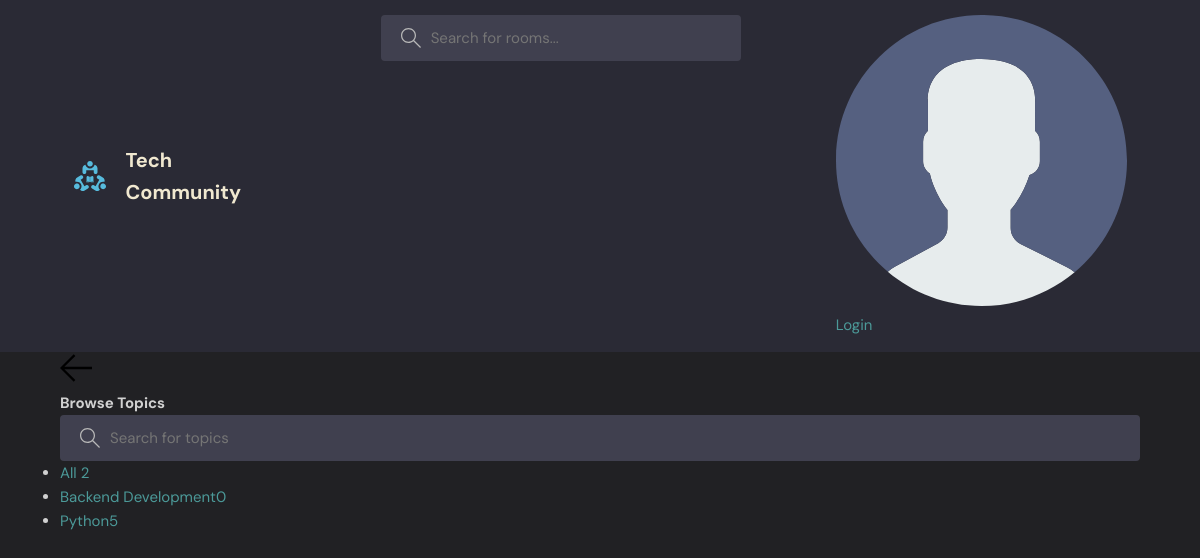
Page /topics/ on the committed database.
### base/models.py (models this page shows, shortened)
class Topic(models.Model):
    name = models.CharField(max_length=200)

### base/views.py (the view)
# urls.py: path('topics/', views.topicsPage, name='topics'),
def topicsPage(request):
    q = request.GET.get('q') if request.GET.get('q') != None else ''
    topics = Topic.objects.filter(name__icontains=q)
    context = {'topics':topics}
    return render(request, 'topics.html', context  )

### template/topics.html (shortened to what this page needs)
{% extends 'main.html'  %}
 {% block content %}
    <main class="create-room layout">
      <div class="container">
        <div class="layout__box">
          <div class="layout__boxHeader">
            <div class="layout__boxTitle">
              <a href="{% url 'home'  %}">
                <svg version="1.1" xmlns="http://www.w3.org/2000/svg" width="32" height="32" viewBox="0 0 32 32">
                  <title>arrow-left</title>
                  <path
                    d="M13.723 2.286l-13.723 13.714 13.719 13.714 1.616-1.611-10.96-10.96h27.625v-2.286h-27.625l10.965-10.965-1.616-1.607z"
                  ></path>
                </svg>
              </a>
              <h3>Browse Topics</h3>
            </div>
          </div>
          <div class="topics-page layout__body">
            <form action="" method="GET" class="header__search">
              <label>
                <input name="q" placeholder="Search for topics" />
              </label>
            </form>
            <ul class="topics__list">
              <li>
                <a href="{% url 'topics' %}" class="active">All <span>{{topics.count}}</span></a>
              </li>
              {% for topic in topics  %}
              <li>
              <a href="{% url 'home' %}?q={{topic.name}}">{{ topic.name }}<span>{{topic.room_set.all.count}}</span></a>
              </li>
              {% endfor %}
            </ul>
          </div>
        </div>
      </div>
    </main>
  {% endblock %}

### static/styles/style.css (style rules this page uses)
:root { --color-main: #4C9A99; --color-main-light: #A0D1CF; --color-dark: #2A2A35; --color-dark-medium: #40404F; --color-dark-light: #5C5C72; --color-light: #F0E8D0; --color-gray: #B8B8B8; --color-light-gray: #D1D1D1; --color-bg: #212124; --color-success: #73B7A1; --color-error: #FF6B6B; }
* { font-family: "DM Sans", -apple-system, BlinkMacSystemFont, "Segoe UI", Roboto, Oxygen, Ubuntu, Cantarell, "Open Sans", "Helvetica Neue", sans-serif; margin: 0; padding: 0; box-sizing: border-box; text-rendering: optimizeLegibility; font-size: inherit; }
html { font-size: 56.25%; }
@media only screen and (min-width: 1200px) { html { font-size: 62.5%; } }
body { line-height: 1.6; font-weight: 400; font-size: 1.5rem; color: var(--color-light-gray); background-color: var(--color-bg); min-height: 100vh; }
a { display: inline-block; color: var(--color-main); text-decoration: none; }
.container { max-width: 120rem; width: 90%; margin: auto; }
.header__search > label { background-color: var(--color-dark-medium); padding: 1.3rem 1rem; display: flex; align-items: center; gap: 1rem; border-radius: 4px; }
.header__search svg { fill: var(--color-gray); width: 2rem; height: 2rem; margin-left: 1rem; }
.header__search input { width: 30rem; background: transparent; border: none; outline: none; color: var(--color-light); }

### rows in the picture
Topic: name "Backend Development", room_set.all.count "0"
Topic: name "Python", room_set.all.count "5"

### other values in the picture
{{ topics.count }} "2"
